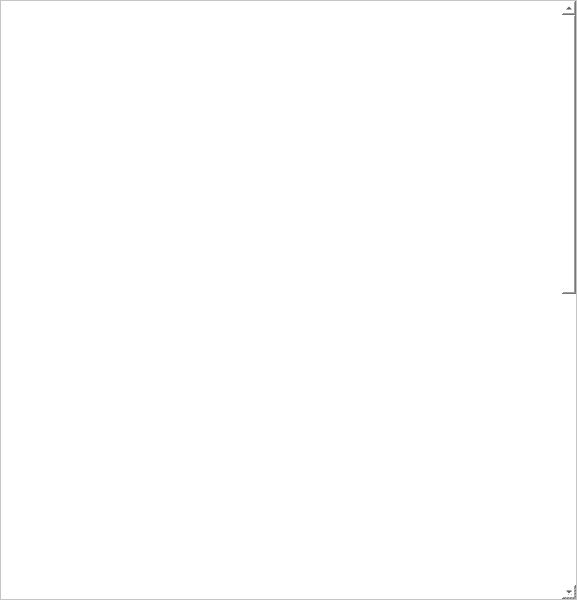
<?xml version="1.0" encoding="UTF-8"?>
<ui version="4.0">
 <class>HelpWindow</class>
 <widget class="QMainWindow" name="HelpWindow">
  <property name="geometry">
   <rect>
    <x>0</x>
    <y>0</y>
    <width>577</width>
    <height>600</height>
   </rect>
  </property>
  <property name="sizePolicy">
   <sizepolicy hsizetype="Maximum" vsizetype="Maximum">
    <horstretch>0</horstretch>
    <verstretch>0</verstretch>
   </sizepolicy>
  </property>
  <property name="minimumSize">
   <size>
    <width>577</width>
    <height>600</height>
   </size>
  </property>
  <property name="maximumSize">
   <size>
    <width>577</width>
    <height>600</height>
   </size>
  </property>
  <property name="cursor">
   <cursorShape>PointingHandCursor</cursorShape>
  </property>
  <property name="windowTitle">
   <string>Help</string>
  </property>
  <property name="windowIcon">
   <iconset>
    <normaloff>../img/Logo.png</normaloff>../img/Logo.png</iconset>
  </property>
  <widget class="QWidget" name="centralwidget">
   <property name="minimumSize">
    <size>
     <width>577</width>
     <height>600</height>
    </size>
   </property>
   <property name="maximumSize">
    <size>
     <width>577</width>
     <height>600</height>
    </size>
   </property>
   <widget class="QScrollArea" name="scrollArea">
    <property name="geometry">
     <rect>
      <x>0</x>
      <y>0</y>
      <width>577</width>
      <height>600</height>
     </rect>
    </property>
    <property name="minimumSize">
     <size>
      <width>577</width>
      <height>600</height>
     </size>
    </property>
    <property name="maximumSize">
     <size>
      <width>577</width>
      <height>600</height>
     </size>
    </property>
    <property name="cursor" stdset="0">
     <cursorShape>PointingHandCursor</cursorShape>
    </property>
    <property name="styleSheet">
     <string notr="true">background-color: rgb(255, 255, 255);</string>
    </property>
    <property name="widgetResizable">
     <bool>true</bool>
    </property>
    <property name="alignment">
     <set>Qt::AlignLeading|Qt::AlignLeft|Qt::AlignTop</set>
    </property>
    <widget class="QWidget" name="scrollAreaWidgetContents">
     <property name="geometry">
      <rect>
       <x>0</x>
       <y>0</y>
       <width>561</width>
       <height>1218</height>
      </rect>
     </property>
     <layout class="QVBoxLayout" name="verticalLayout">
      <item>
       <widget class="QLabel" name="help_label">
        <property name="minimumSize">
         <size>
          <width>0</width>
          <height>1200</height>
         </size>
        </property>
        <property name="text">
         <string>TextLabel</string>
        </property>
       </widget>
      </item>
     </layout>
    </widget>
   </widget>
  </widget>
  <widget class="QMenuBar" name="menubar">
   <property name="geometry">
    <rect>
     <x>0</x>
     <y>0</y>
     <width>577</width>
     <height>23</height>
    </rect>
   </property>
  </widget>
  <widget class="QStatusBar" name="statusbar"/>
 </widget>
 <resources/>
 <connections/>
</ui>
